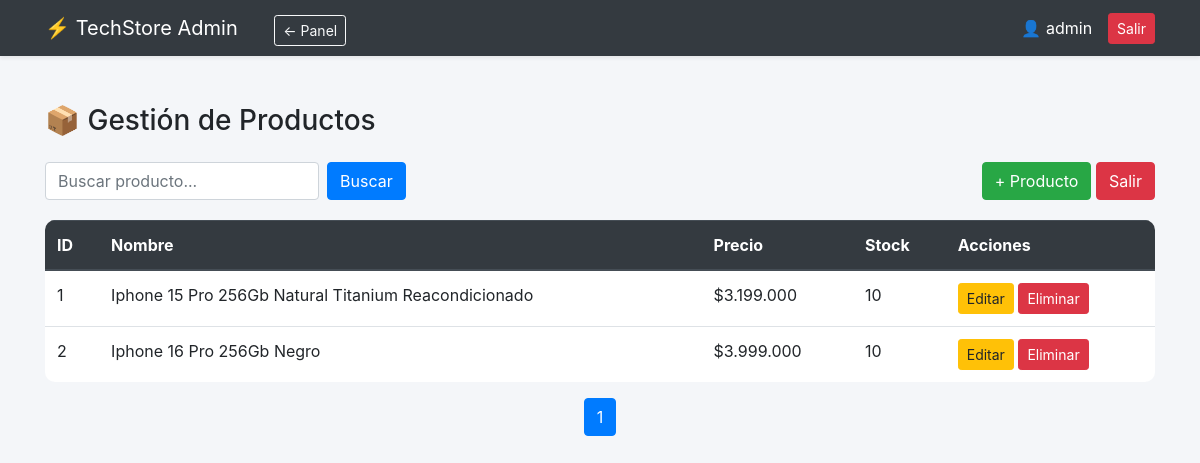
The app's page /admin/gestion_productos.php (signed in) with its own data.
### tables this page shows
CREATE TABLE IF NOT EXISTS `productos` (
  `id_producto` int(11) NOT NULL AUTO_INCREMENT,
  `nombre` varchar(100) NOT NULL,
  `descripcion` text DEFAULT NULL,
  `precio` decimal(10,2) NOT NULL,
  `imagen` varchar(255) DEFAULT NULL,
  `stock` int(11) NOT NULL DEFAULT 0,
  PRIMARY KEY (`id_producto`)
);

### admin/gestion_productos.php (the view, shortened to what this page needs)
<?php
include '../incluir/conexion.php';
$busqueda = isset($_GET['buscar']) ? trim($_GET['buscar']) : "";
$limite = 5;
$pagina = isset($_GET['pagina']) ? (int)$_GET['pagina'] : 1;
$inicio = ($pagina - 1) * $limite;
$sql_total = "SELECT COUNT(*) as total FROM productos WHERE nombre LIKE '%$busqueda%'";
$total_result = $conexion->query($sql_total);
$total_fila = $total_result->fetch_assoc();
$total_registros = $total_fila['total'];
$total_paginas = ceil($total_registros / $limite);
$consulta = "
SELECT * FROM productos
WHERE nombre LIKE '%$busqueda%'
LIMIT $inicio, $limite
";
$resultado = $conexion->query($consulta);
?>
<!DOCTYPE html>
<html lang="es">
<head>
    <link rel="stylesheet" href="https://stackpath.bootstrapcdn.com/bootstrap/4.5.2/css/bootstrap.min.css">
</head>
<body>
    <nav class="navbar navbar-dark bg-dark shadow-sm">
        <div class="container d-flex justify-content-between">
            <div>
                <a href="panel_control.php" class="navbar-brand">
                    ⚡ TechStore Admin
                </a>
                <a href="panel_control.php" class="btn btn-outline-light btn-sm ml-3">
                    ← Panel
                </a>
            </div>
            <div class="d-flex align-items-center">
                <span class="text-white mr-3">
                    👤 <?php echo $_SESSION['admin']; ?>
                </span>
                <a href="cerrar_sesion.php" class="btn btn-danger btn-sm">
                    Salir
                </a>
            </div>
        </div>
    </nav>
    <div class="container mt-5">
        <h3 class="mb-4">📦 Gestión de Productos</h3>
        <div class="top-bar">
            <form method="GET" class="form-inline">
                <input type="text" name="buscar" class="form-control mr-2" placeholder="Buscar producto..." value="<?php echo $busqueda; ?>">
                <button class="btn btn-primary">Buscar</button>
            </form>
            <div>
                <a href="agregar_producto.php" class="btn btn-success">+ Producto</a>
                <a href="cerrar_sesion.php" class="btn btn-danger">Salir</a>
            </div>
        </div>
        <table class="table table-hover">
            <thead class="thead-dark">
                <tr>
                    <th>ID</th>
                    <th>Nombre</th>
                    <th>Precio</th>
                    <th>Stock</th>
                    <th>Acciones</th>
                </tr>
            </thead>
            <tbody>
                <?php
                if ($resultado->num_rows > 0) {
                    while ($producto = $resultado->fetch_assoc()) {
                        echo '
        <tr>
            <td>' . $producto['id_producto'] . '</td>
            <td>' . $producto['nombre'] . '</td>
            <td>$' . number_format($producto['precio'], 0, ',', '.') . '</td>
            <td>' . $producto['stock'] . '</td>
            <td>
                <a href="editar_producto.php?id=' . $producto['id_producto'] . '" class="btn btn-warning btn-sm">Editar</a>
                <a href="gestion_productos.php?accion=eliminar&id=' . $producto['id_producto'] . '"
                class="btn btn-danger btn-sm"
                onclick="return confirm(\'¿Eliminar producto?\')">Eliminar</a>
            </td>
        </tr>
        ';
                    }
                } else {
                    echo '<tr><td colspan="5" class="text-center">No hay resultados</td></tr>';
                }
                ?>
            </tbody>
        </table>
        <nav>
            <ul class="pagination">
                <?php for ($i = 1; $i <= $total_paginas; $i++) { ?>
                    <li class="page-item <?php echo ($i == $pagina) ? 'active' : ''; ?>">
                        <a class="page-link" href="?pagina=<?php echo $i; ?>&buscar=<?php echo $busqueda; ?>">
                            <?php echo $i; ?>
                        </a>
                    </li>
                <?php } ?>
            </ul>
        </nav>
    </div>
</body>
</html>

### admin/gestion_productos.php (style rules this page uses)
body { background: #f4f6f9; }
.top-bar { display: flex; justify-content: space-between; align-items: center; margin-bottom: 20px; }
.table { background: #fff; border-radius: 10px; overflow: hidden; }
.pagination { justify-content: center; }

### records on screen
productos: id_producto "1", nombre "Iphone 15 Pro 256Gb Natural Titanium Reacondicionado", precio "3.199.000", stock "10"
productos: id_producto "2", nombre "Iphone 16 Pro 256Gb Negro", precio "3.999.000", stock "10"

### other values on screen
$_SESSION['admin'] "admin"
